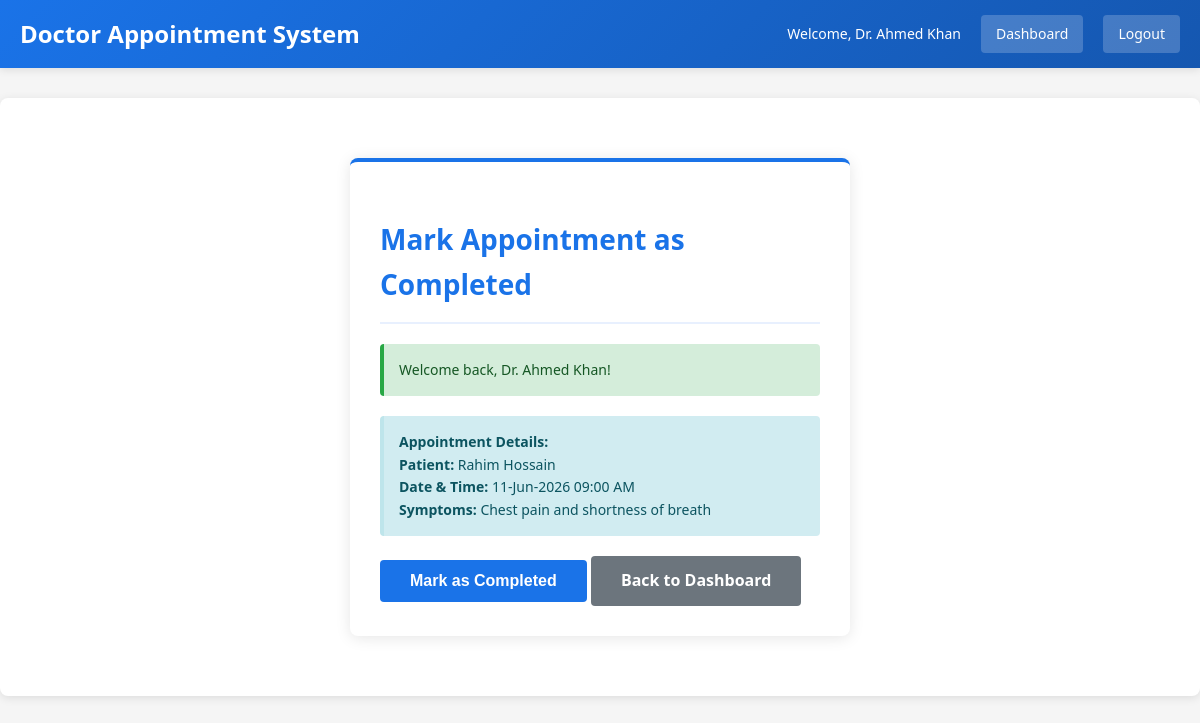
Screenshot of /complete_booking.php?booking_id=1 (signed in) with the database file from the repository.
### tables this page shows
CREATE TABLE appointment_bookings (
    booking_id        INT UNSIGNED PRIMARY KEY AUTO_INCREMENT,
    slot_id           INT UNSIGNED NOT NULL,
    patient_id        INT UNSIGNED NOT NULL,
    booking_serial_no TINYINT UNSIGNED NOT NULL DEFAULT 1,
    symptom_note      TEXT NULL,
    booking_status    ENUM('pending_payment','confirmed','completed','cancelled','no_show') DEFAULT 'pending_payment',
    booked_at         DATETIME DEFAULT CURRENT_TIMESTAMP,
    confirmed_at      DATETIME NULL,
    cancelled_at      DATETIME NULL,
    UNIQUE KEY uq_slot_patient (slot_id, patient_id),
    FOREIGN KEY (slot_id)    REFERENCES appointment_slots(slot_id),
    FOREIGN KEY (patient_id) REFERENCES patient_profiles(patient_id),
    INDEX idx_status (booking_status)
);

CREATE TABLE users (
    user_id        INT UNSIGNED PRIMARY KEY AUTO_INCREMENT,
    role_id        TINYINT UNSIGNED NOT NULL,
    full_name      VARCHAR(100) NOT NULL,
    email          VARCHAR(150) NOT NULL UNIQUE,
    phone          VARCHAR(20)  NOT NULL UNIQUE,
    password_hash  VARCHAR(255) NOT NULL,
    account_status ENUM('active','inactive','blocked') DEFAULT 'active',
    created_at     DATETIME DEFAULT CURRENT_TIMESTAMP,
    updated_at     DATETIME DEFAULT CURRENT_TIMESTAMP ON UPDATE CURRENT_TIMESTAMP,
    FOREIGN KEY (role_id) REFERENCES roles(role_id),
    INDEX idx_email (email)
);

CREATE TABLE appointment_slots (
    slot_id              INT UNSIGNED PRIMARY KEY AUTO_INCREMENT,
    doctor_id            INT UNSIGNED NOT NULL,
    appointment_date     DATE NOT NULL,
    start_time           TIME NOT NULL,
    end_time             TIME NOT NULL,
    visit_fee            DECIMAL(10,2) NOT NULL,
    max_patient_count    TINYINT UNSIGNED NOT NULL DEFAULT 1,
    booked_patient_count TINYINT UNSIGNED NOT NULL DEFAULT 0,
    chamber_name         VARCHAR(150) NULL,
    chamber_address      TEXT NULL,
    slot_status          ENUM('open','full','closed','cancelled') DEFAULT 'open',
    created_at           DATETIME DEFAULT CURRENT_TIMESTAMP,
    updated_at           DATETIME DEFAULT CURRENT_TIMESTAMP ON UPDATE CURRENT_TIMESTAMP,
    FOREIGN KEY (doctor_id) REFERENCES doctor_profiles(doctor_id),
    INDEX idx_doctor_date (doctor_id, appointment_date),
    INDEX idx_status (slot_status)
);

### complete_booking.php (the view, shortened to what this page needs)
<?php
include 'flash.php';
$booking_id = isset($_GET['booking_id']) ? (int)$_GET['booking_id'] : 0;
$apdo = get_admin_pdo();
$stmt = $apdo->prepare("
    SELECT ab.booking_id, pu.full_name as patient_name,
           ast.appointment_date, ast.start_time, ab.symptom_note
    FROM appointment_bookings ab
    JOIN appointment_slots ast ON ab.slot_id = ast.slot_id
    JOIN users pu ON ab.patient_id = pu.user_id
    WHERE ab.booking_id = ?
");
$stmt->execute([$booking_id]);
$booking = $stmt->fetch(PDO::FETCH_ASSOC);
?>
<!DOCTYPE html>
<html>
<head>
    <link rel="stylesheet" href="style.css">
</head>
<body>
<div class="navbar">
    <h1>Doctor Appointment System</h1>
    <div class="nav-right">
        <span>Welcome, <?php echo htmlspecialchars($_SESSION['user_name']); ?></span>
        <a href="dashboard.php">Dashboard</a>
        <a href="logout.php">Logout</a>
    </div>
</div>
<div class="container">
    <div class="form-box">
        <h2>Mark Appointment as Completed</h2>
        <?php echo display_flash(); ?>
        <div class="alert alert-info">
            <strong>Appointment Details:</strong>
            <p>
                <strong>Patient:</strong> <?php echo htmlspecialchars($booking['patient_name']); ?><br>
                <strong>Date & Time:</strong> <?php echo date('d-M-Y h:i A', strtotime($booking['appointment_date'] . ' ' . $booking['start_time'])); ?><br>
                <strong>Symptoms:</strong> <?php echo htmlspecialchars($booking['symptom_note']); ?>
            </p>
        </div>
        <form method="POST">
            <button type="submit" class="btn" onclick="return confirm('Mark this appointment as completed?')">
                Mark as Completed
            </button>
            <a href="dashboard.php" class="btn btn-secondary">Back to Dashboard</a>
        </form>
    </div>
</div>
</body>
</html>

### style.css (style rules this page uses)
* { margin: 0; padding: 0; box-sizing: border-box; }
body { font-family: 'Segoe UI', Tahoma, Geneva, Verdana, sans-serif; background-color: #f5f5f5; color: #333; line-height: 1.6; }
.navbar { background: linear-gradient(135deg, #1a73e8 0%, #1557b0 100%); color: white; padding: 15px 20px; display: flex; justify-content: space-between; align-items: center; box-shadow: 0 2px 8px rgba(0,0,0,0.1); }
.navbar h1 { font-size: 24px; font-weight: 600; }
.nav-right { display: flex; gap: 20px; align-items: center; }
.nav-right span { font-size: 14px; }
.nav-right a { color: white; text-decoration: none; padding: 8px 15px; background-color: rgba(255,255,255,0.2); border-radius: 4px; transition: all 0.3s; font-size: 14px; }
.container { max-width: 1200px; margin: 30px auto; padding: 30px; background-color: white; border-radius: 8px; box-shadow: 0 2px 10px rgba(0,0,0,0.1); }
h2, h3 { color: #1a73e8; margin-bottom: 20px; margin-top: 25px; font-weight: 600; }
h2 { font-size: 28px; border-bottom: 2px solid #e8f0fe; padding-bottom: 15px; }
.form-box { max-width: 500px; margin: 30px auto; padding: 30px; background-color: white; border-radius: 8px; box-shadow: 0 2px 15px rgba(0,0,0,0.1); border-top: 4px solid #1a73e8; }
.btn { background-color: #1a73e8; color: white; padding: 12px 30px; border: none; border-radius: 4px; cursor: pointer; font-size: 16px; font-weight: 600; transition: all 0.3s; display: inline-block; text-decoration: none; text-align: center; }
.btn-secondary { background-color: #6c757d; color: white; }
.alert { padding: 15px; border-radius: 4px; margin-bottom: 20px; font-size: 14px; border-left: 4px solid; }
.alert-info { background-color: #d1ecf1; color: #0c5460; border-left-color: #bee5eb; }
a { color: #1a73e8; text-decoration: none; }

### rows the page displays
appointment_bookings: users.full_name "Rahim Hossain", slot.start_time "11-Jun-2026 09:00 AM", symptom_note "Chest pain and shortness of breath"

### other values shown
$_SESSION['user_name'] "Dr. Ahmed Khan"
$message "Welcome back, Dr. Ahmed Khan!"
